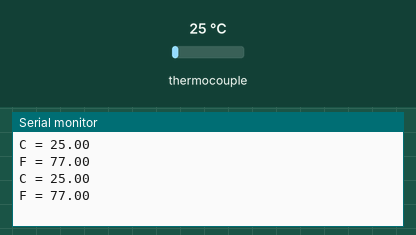
Bench run of a sketch on a simulated Arduino Uno, built with avr-gcc and run on an emulated ATmega328P. On the bench: the last lines printed to the serial monitor. The inputs (shaded band) are chosen by the test bench; at power-on: thermocouple 25 °C.

Above: at 1.7 s.
1.8 s: thermocouple set to 6 °C
At 3.1 s:
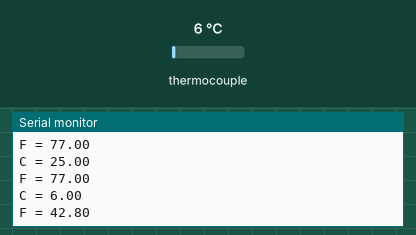
3.3 s: thermocouple set to 75 °C
At 4.0 s:
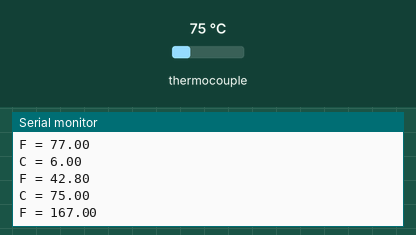
Timing chart, 0 to 6.3 s (numbered marks = the images above; inputs shaded):
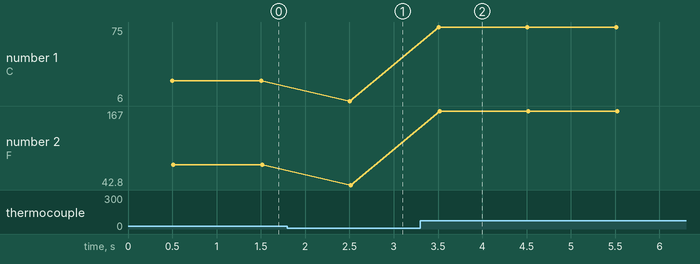

Measured:
- after the input at 1.8 s, the serial monitor: prints a new line after 0.71 s (image 1)
- after the input at 3.3 s, the serial monitor: prints a new line after 0.21 s (image 2)
- plotted number 1: 25 → 6 after the input at 1.8 s, 6 → 75 after the input at 3.3 s
- plotted number 2: 77 → 42.8 after the input at 1.8 s, 42.8 → 167 after the input at 3.3 s

The sketch:

Thermocouple.ino
```cpp
#include "max6675.h"
#include <Wire.h>
//#define ThermoOnly 1


int thermoDO = 4;
int thermoCS = 5;
int thermoCLK = 6;

MAX6675 thermocouple(thermoCLK, thermoCS, thermoDO);

void setup()
{

  Serial.begin(9600);
  delay(500);
}

void loop()
{


  Serial.print("\nC = ");
  Serial.println(thermocouple.readCelsius());
  Serial.print("F = ");
  Serial.println(thermocouple.readFahrenheit());

  delay(1000);
}
```
